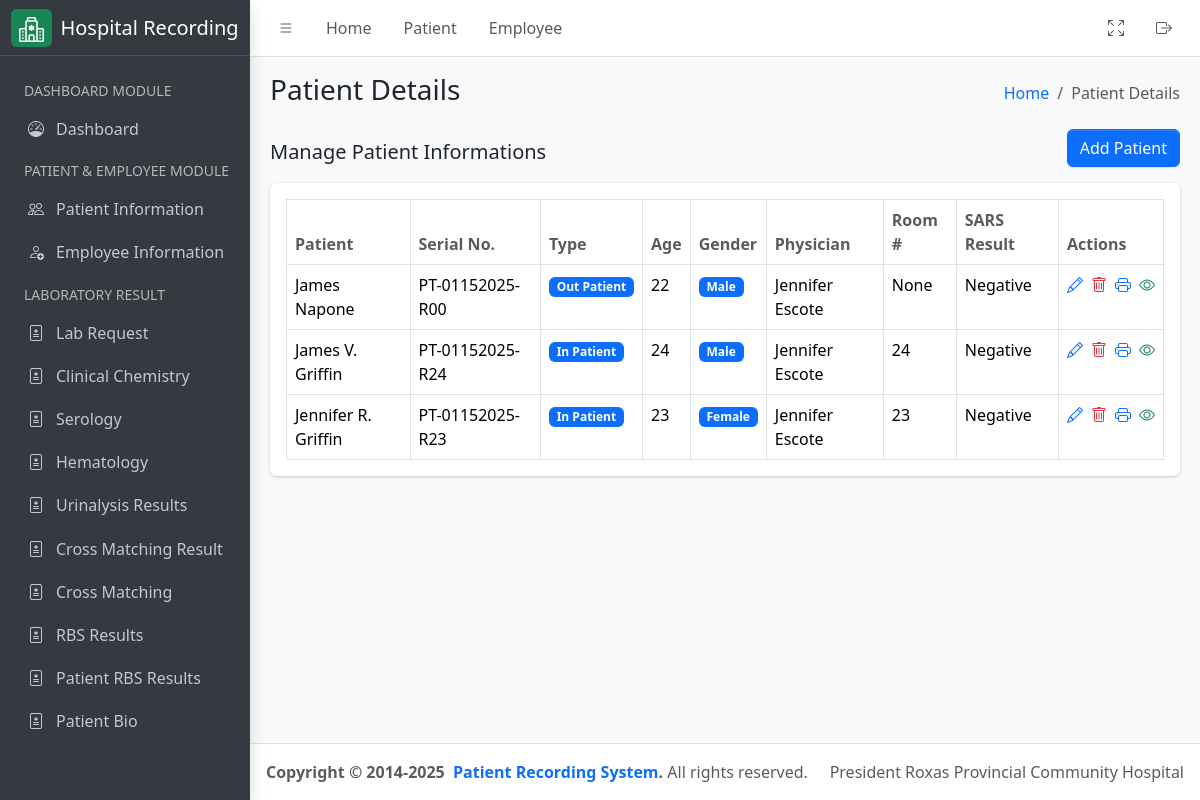
The app's page /patient/ (signed in) with its own data.
### hospital_app/models.py (models this page shows, shortened)
class Patient(models.Model):
    firstname = models.CharField(max_length=255)
    middlename = models.CharField(max_length=255, null=False, blank=True)
    lastname = models.CharField(max_length=255)
    age = models.PositiveIntegerField()
    sex = models.CharField(
        max_length=10, choices=(("Male", "Male"), ("Female", "Female"))
    )
    birthdate = models.DateField(help_text="Birth date of the patient", null=True, blank=True)
    address = models.TextField(help_text="Permanent address of the patient", null=True, blank=True)
    physician = models.ForeignKey(
        CustomUser,
        related_name="physician",
        limit_choices_to={"groups__name": "Physician"},
        on_delete=models.CASCADE,
    )
    room_number = models.PositiveIntegerField(null=True, blank=True, help_text="Leave room number as empty if out patient")
    sample_type = models.CharField(max_length=255)
    time_of_collection = models.TimeField(auto_now_add=True)
    date_of_collection = models.DateField(auto_now_add=True)
    sars_result = models.CharField(max_length=255)
    date = models.DateField(auto_now_add=True)
    serial_number = models.CharField(max_length=255, help_text="Serial number example: PT-01152025-R23")
    assigned_pathologist = models.ForeignKey(
        CustomUser,
        related_name="patient_pathologist",
        on_delete=models.CASCADE,
        null=True,
        blank=True,
        limit_choices_to={"groups__name": "Pathologist"},
    )
    assigned_technologist = models.ForeignKey(
        CustomUser,
        related_name="patient_technologist",
        on_delete=models.CASCADE,
        null=True,
        blank=True,
        limit_choices_to={"groups__name": "Medical Technologist"},
    )
    patient_type = models.CharField(
        max_length=100,
        default="In Patient",
        choices=(
            ("In Patient", "In Patient"),
            ("Out Patient", "Out Patient"),
        ),
    )
    def get_full_name(self):
        return f"{self.firstname}  { self.middlename[0] + '.' if self.middlename else ''} {self.lastname}"
    class Meta:
        ordering = ("time_of_collection",)

class CustomUser(AbstractUser):
    license_number = models.CharField(max_length=10, unique=True, db_index=True)
    class Meta:
        verbose_name = "User"
        verbose_name_plural = "Users"

### hospital_app/views.py (the view)
# urls.py: path('patient/', PatientListView.as_view(), name="patient_list"),
class PatientListView(ListView):
    template_name = "patient.html"
    queryset = Patient.objects.all().order_by("-date")
    context_object_name = "patients"
    def get_context_data(self, **kwargs):
        context = super().get_context_data(**kwargs)
        context["detail_header"] = "Patient Details List"
        context["humberger_header"] = "Patient Details"
        return context

### hospital_app/templatetags/group.py (called while the page is built)
@register.filter
def has_group(user, group_name):
    return user.groups.filter(name=group_name).exists()

### hospital_app/templates/patient.html (shortened to what this page needs)
{% extends './includes/base.html' %}
{% load group %}
{% block content %}
<div class="container-fluid">
    <div class="row">
        <div class="col-md-12">
            <div class="d-flex justify-content-between align-items-center">
                <h5>Manage Patient Informations</h5>
                {% if request.user|has_group:"Administrator" or request.user|has_group:"Medical Technologist" or request.user|has_group:"Nurse" %}
                <a href="{% url 'patient_add' %}" class="btn btn-primary mb-3">Add Patient</a>
                {% endif %}
            </div>
            <div class="card mb-4">
                <div class="card-body">
                    <table id="datatable" class="table table-bordered table-hover">
                        <thead>
                            <tr>
                                <th class="text-muted">Patient</th>
                                <th class="text-muted">Serial No.</th>
                                <th class="text-muted">Type</th>
                                <th class="text-muted">Age</th>
                                <th class="text-muted">Gender</th>
                                <th class="text-muted">Physician</th>
                                <th class="text-muted">Room #</th>
                                <th class="text-muted">SARS Result</th>
                                {% if request.user|has_group:"Administrator" or request.user|has_group:"Medical Technologist" %}
                                <th class="text-muted">Actions</th>
                                {% endif %}
                            </tr>
                        </thead>
                        <tbody>
                            {% for result in patients %}
                            <tr>
                                <td>{{ result.get_full_name }}</td>
                                <td>{{ result.serial_number }}</td>
                                <td>
                                    <span class="badge bg-primary">{{ result.patient_type }}</span>
                                </td>
                                <td>{{ result.age }}</td>
                                <td>
                                    <span class="badge bg-primary">{{ result.sex }}</span>
                                </td>
                                <td>{{ result.physician.get_full_name }}</td>
                                <td>{{ result.room_number }}</td>
                                <td>{{ result.sars_result }}</td>
                                {% if request.user|has_group:"Administrator" or request.user|has_group:"Medical Technologist" %}
                                <td>
                                    <div class="d-flex align-items-center justify-content-start gap-2">
                                        <a href="{% url 'patient_update' pk=result.id %}" class="text-sm">
                                            <i class="bi bi-pencil"></i>
                                        </a>
                                        <a href="{% url 'patient_delete' pk=result.id %}" class="text-sm">
                                            <i class="bi bi-trash text-danger"></i>
                                        </a>
                                        <a href="{% url 'generate_panbio' pk=result.id %}">
                                            <i class="bi bi-printer"></i>
                                        </a>
                                        <a
                                            href="#"
                                            id="view-my-data"
                                            data-id="{{ result.id }}"
                                            data-name="{{ result.get_full_name }}"
                                            data-age="{{ result.age }}"
                                            data-serial="{{ result.serial_number }}"
                                        >
                                        <i class="bi bi-eye text-success"></i>
                                    </a>
                                    </div>
                                </td>
                                {% endif %}
                            </tr>
                            {% endfor %}
                        </tbody>
                    </table>
                </div>
            </div>
        </div>
    </div>
</div>
{% endblock %}

### records on screen
Patient: get_full_name "James Napone", serial_number "PT-01152025-R00", patient_type "Out Patient", age "22", sex "Male", physician.get_full_name "Jennifer Escote", room_number "None", sars_result "Negative"
Patient: get_full_name "James V. Griffin", serial_number "PT-01152025-R24", patient_type "In Patient", age "24", sex "Male", physician.get_full_name "Jennifer Escote", room_number "24", sars_result "Negative"
Patient: get_full_name "Jennifer R. Griffin", serial_number "PT-01152025-R23", patient_type "In Patient", age "23", sex "Female", physician.get_full_name "Jennifer Escote", room_number "23", sars_result "Negative"

### other values on screen
{{ humberger_header }} "Patient Details"
